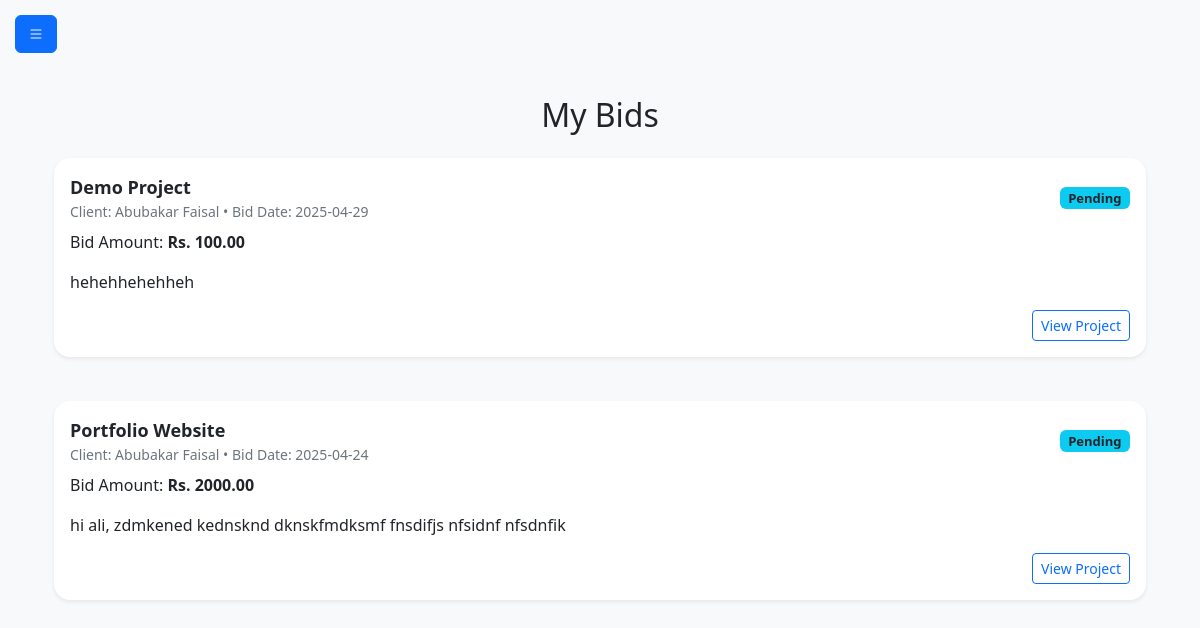
Screenshot of /freelancer_bid (signed in) with the database file from the repository.
### freelanceApp/models.py (models this page shows)
class Bid(models.Model):
    project_id = models.ForeignKey(Project, on_delete=models.CASCADE)
    freelancer_id = models.ForeignKey(User, on_delete=models.CASCADE, related_name='bids')
    amount = models.DecimalField(max_digits=10, decimal_places=2)
    cover_letter = models.TextField()
    status = models.CharField(max_length=50)
    submission_date = models.DateTimeField(auto_now_add=True)

class Project(models.Model):
    client_id = models.ForeignKey(User, on_delete=models.CASCADE, related_name='projects')
    title = models.CharField(max_length=255)
    description = models.TextField()
    budget = models.DecimalField(max_digits=10, decimal_places=2)
    deadline = models.DateField()
    category = models.CharField(max_length=100)
    status = models.CharField(max_length=50, choices=(('Open', 'Open'), ('Closed', 'Closed')))
    created_at = models.DateTimeField(default=timezone.now)

### freelanceApp/views.py (the view)
# urls.py: path('freelancer_bid', views.freelancer_bid , name='freelancer_bid'),
def freelancer_bid(request):
    bids = Bid.objects.select_related('project_id').filter(freelancer_id=request.user).order_by('-submission_date')
    return render(request, 'freelancer_bid.html', {'bids': bids})

### templates/freelancer_bid.html (shortened to what this page needs)
{% extends "freelancer_slider.html" %}
{% block main %}
<link rel="stylesheet" href="/static/css/freelancer_bid.css">
<div class="container py-5">
  <h2 class="mb-4 text-center">My Bids</h2>
  <div class="row">
    {% if bids %}
      {% for bid in bids %}
      <div class="col-12 mb-4">
        <div class="bid-card p-3 shadow-sm rounded-4">
          <div class="d-flex flex-column flex-md-row justify-content-between align-items-start align-items-md-center mb-2">
            <div>
              <div class="bid-title">{{ bid.project_id.title }}</div>
              <div class="bid-meta">Client: {{ bid.project_id.client_id.get_full_name|default:"N/A" }} • Bid Date: {{ bid.submission_date|date:"Y-m-d" }}</div>
            </div>
            <span class="badge bg-info text-dark badge-status mt-2 mt-md-0">{{ bid.status }}</span>
          </div>
          <p>Bid Amount: <strong>Rs. {{ bid.amount }}</strong></p>
          <p>{{ bid.cover_letter|truncatewords:20 }}</p>
          <div class="text-end">
            <a href="{% url 'project_detail' bid.project_id.id %}" class="btn btn-outline-primary btn-sm">View Project</a>
          </div>
        </div>
      </div>
      {% endfor %}
    {% else %}
      <div class="col-12 text-center">
        <p>You have not placed any bids yet.</p>
      </div>
    {% endif %}
</div>
{% endblock main %}

### static/css/freelancer_slider.css (style rules this page uses)
body { margin: 0; font-family: 'Segoe UI', sans-serif; }

### static/css/freelancer_bid.css (style rules this page uses)
body { background-color: #f8f9fa; font-family: 'Segoe UI', sans-serif; }
.bid-card { background-color: #fff; border-radius: 10px; padding: 20px; box-shadow: 0 2px 6px rgba(0, 0, 0, 0.05); margin-bottom: 20px; }
.bid-title { font-weight: 600; font-size: 18px; }
.bid-meta { font-size: 14px; color: #6c757d; }
.badge-status { font-size: 13px; }

### rows the page displays
Bid: project_id "Demo Project", project_id.client_id.get_full_name "Abubakar Faisal", submission_date "2025-04-29", status "Pending", amount "100.00", cover_letter "hehehhehehheh"
Bid: project_id "Portfolio Website", project_id.client_id.get_full_name "Abubakar Faisal", submission_date "2025-04-24", status "Pending", amount "2000.00", cover_letter "hi ali, zdmkened kednsknd dknskfmdksmf fnsdifjs nfsidnf nfsdnfik"
